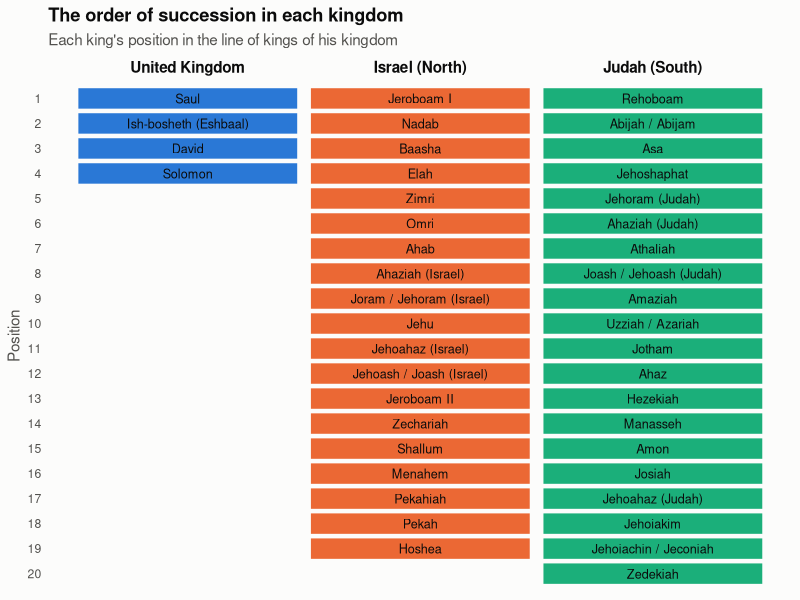
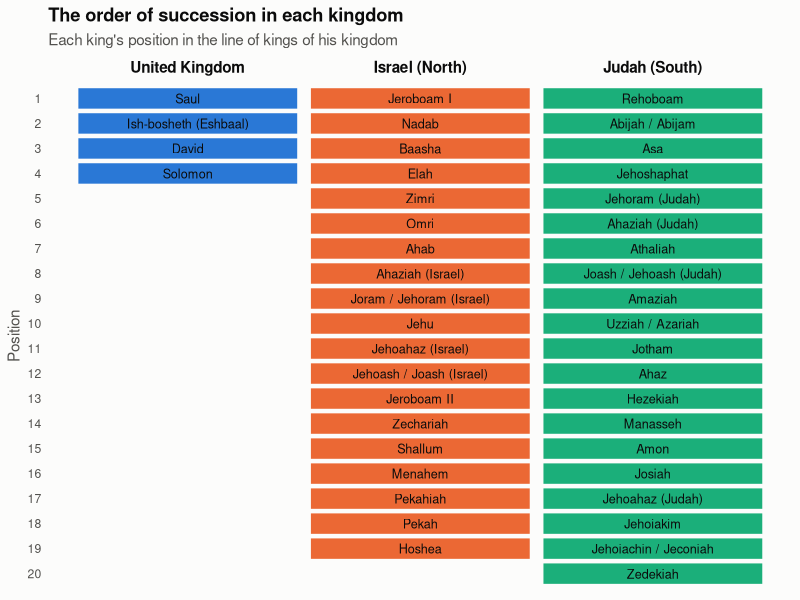

R code for these plots, in order:
library(tidyverse)

#### loading the data set ##########
Monarchs <- read_csv("IsraelMonarchs_v2.csv")

#### getting each king's position in his kingdom ##########
kingdom_cols <- c("United Kingdom" = "#2a78d6",
                  "Israel (North)" = "#eb6834",
                  "Judah (South)"  = "#1baf7a")

positions <- Monarchs %>%
  mutate(Kingdom = recode(Kingdom,
                          "United Kingdom of Israel"   = "United Kingdom",
                          "Northern Kingdom of Israel" = "Israel (North)",
                          "Southern Kingdom (Judah)"   = "Judah (South)"),
         Kingdom = factor(Kingdom, levels = names(kingdom_cols)),
         Position = as.numeric(str_extract(`Position in Kingdom`, "^[0-9]+")))

#### chart ##########
position_chart <- ggplot(positions, aes(x = Kingdom, y = Position, fill = Kingdom)) +
  geom_tile(width = 0.95, height = 0.9, colour = "#fcfcfb", linewidth = 0.7) +
  geom_text(aes(label = `Name of King`), colour = "#0b0b0b", size = 3.2) +
  scale_fill_manual(values = kingdom_cols, guide = "none") +
  scale_x_discrete(position = "top") +
  scale_y_reverse(breaks = 1:20, expand = expansion(add = 0.3)) +
  labs(title = "The order of succession in each kingdom",
       subtitle = "Each king's position in the line of kings of his kingdom",
       x = NULL, y = "Position") +
  theme_minimal(base_size = 11) +
  theme(plot.background = element_rect(fill = "#fcfcfb", colour = NA),
        panel.grid      = element_blank(),
        plot.title      = element_text(face = "bold", colour = "#0b0b0b"),
        plot.subtitle   = element_text(colour = "#52514e"),
        axis.text.x.top = element_text(face = "bold", colour = "#0b0b0b", size = 11),
        axis.text.y     = element_text(colour = "#52514e"),
        axis.title.y    = element_text(colour = "#52514e"))

position_chart

ggsave("Kings_by_position.png", position_chart, width = 8, height = 9, dpi = 200)
